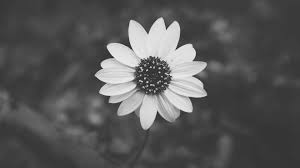
#> input picture 2025-04-29_taller_analisis_figuras_geometricas/flour.jpeg, 300 x 168 px, found by its file name
$ jupyter execute --allow-errors 'Taller_Segmentando_el_Mundo_Binarización_y_Reconocimiento_de_Formas.ipynb'   (shell and % lines are left out)
#> lines starting #> are read from the running program, lines starting #| are printed output that depends on the picture; after the words box and inside, x2 and y2 are one past the last pixel; in counts of white or black regions, pixels touching at a corner belong together
#> further down, img is the input picture: shape (168, 300, 3); min 24, max 248, mean 86.5
[cell 1]
import cv2
import numpy as np
import matplotlib.pyplot as plt

def process_image(img):
    # 1. Convertir a escala de grises si no lo está
    gray = cv2.cvtColor(img, cv2.COLOR_BGR2GRAY) if len(img.shape) == 3 else img

    # 2. Segmentación binaria - Umbral fijo
    _, thresh_fixed = cv2.threshold(gray, 127, 255, cv2.THRESH_BINARY)
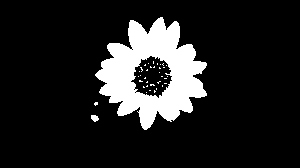
#> thresh_fixed: shape (168, 300); 13.2% white; 36 white regions (34 under 20 px), largest, box (x1, y1, x2, y2) and area: (95, 17, 207, 130) 6528, (91, 115, 99, 122) 41

    # 3. Segmentación binaria - Umbral adaptativo
    thresh_adapt = cv2.adaptiveThreshold(
        gray, 255, cv2.ADAPTIVE_THRESH_MEAN_C,
        cv2.THRESH_BINARY_INV, 11, 3
    )
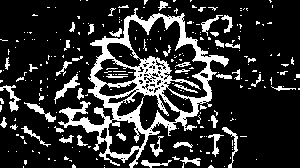
#> thresh_adapt: shape (168, 300); 18.9% white; 255 white regions (206 under 20 px)

    # 4. Detectar contornos
    contours, _ = cv2.findContours(thresh_adapt, cv2.RETR_EXTERNAL, cv2.CHAIN_APPROX_SIMPLE)
#> contours = 208 contours, 178 with area under 20; largest, box (x1, y1, x2, y2) and area: (58, 8, 229, 168) 12378, (54, 74, 80, 104) 140, (0, 85, 21, 112) 126, (24, 102, 56, 122) 124, (222, 127, 238, 168) 89

    # 5. Dibujar contornos sobre la imagen original
    img_contours = cv2.cvtColor(gray, cv2.COLOR_GRAY2BGR)
    cv2.drawContours(img_contours, contours, -1, (0, 255, 0), 2)
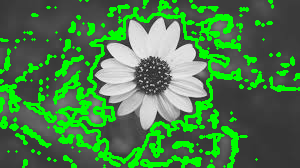
#> img_contours: shape (168, 300, 3); mean B, G, R 72.4, 124.5, 72.4

    areas = []
    perimeters = []

    for cnt in contours:
        # 6. Centro de masa
        M = cv2.moments(cnt)
        if M["m00"] != 0:
            cx = int(M["m10"] / M["m00"])
            cy = int(M["m01"] / M["m00"])
            cv2.circle(img_contours, (cx, cy), 4, (0, 0, 255), -1)

        # 7. Bounding box
        x, y, w, h = cv2.boundingRect(cnt)
        cv2.rectangle(img_contours, (x, y), (x+w, y+h), (255, 0, 0), 2)

        # 8. Métricas
        area = cv2.contourArea(cnt)
        perimeter = cv2.arcLength(cnt, True)
        areas.append(area)
        perimeters.append(perimeter)
#> this loop made 208 passes
#> (cx, cy, x, y, w, h, area, perimeter) on passes 9, 17, 33, 40, 42, 43, 45, 48, 52, 58, 59: (151, 163, 141, 160, 31, 8, 69, 74.63), (191, 160, 180, 157, 21, 9, 54, 60.63), (181, 144, 173, 142, 20, 6, 50, 47.46), (156, 148, 150, 136, 14, 21, 62, 79.11), (79, 140, 77, 135, 11, 11, 33, 39.8), (66, 139, 59, 135, 15, 8, 39.5, 43.21), (215, 142, 208, 134, 16, 23, 71, 80.28), (231, 140, 222, 127, 16, 41, 89, 118.6), (32, 133, 21, 126, 30, 21, 57.5, 90.18), (3, 122, 0, 117, 7, 11, 28, 26.97), (213, 120, 211, 115, 7, 13, 35.5, 31.9)
#> (cx, cy) on passes 64, 65, 66, 67, 69, 70: (216, 112), (202, 106), (0, 107), (209, 104), (40, 111), (1, 100)
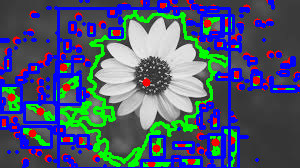
#> img_contours: shape (168, 300, 3); mean B, G, R 114.4, 86.3, 74.3
#> after the loop, areas = 208 values, max 12378.5 at index 190, min 0 at index 0, mean 68.53; perimeters = 208 values, max 1199.4 at index 190, min 0 at index 0, mean 18.82

    # Mostrar métricas
    print("Número de formas detectadas:", len(contours))
#| Número de formas detectadas: 208
    if areas:
        print("Área promedio: {:.2f}".format(np.mean(areas)))
#| Área promedio: 68.53
        print("Perímetro promedio: {:.2f}".format(np.mean(perimeters)))
#| Perímetro promedio: 18.82

    # Visualizar resultados
    plt.figure(figsize=(12, 6))
    plt.subplot(1, 3, 1)
    plt.title("Umbral Fijo")
    plt.imshow(thresh_fixed, cmap="gray")
    plt.axis("off")

    plt.subplot(1, 3, 2)
    plt.title("Umbral Adaptativo")
    plt.imshow(thresh_adapt, cmap="gray")
    plt.axis("off")

    plt.subplot(1, 3, 3)
    plt.title("Contornos y Métricas")
    plt.imshow(cv2.cvtColor(img_contours, cv2.COLOR_BGR2RGB))
    plt.axis("off")

    plt.tight_layout()
    plt.show()
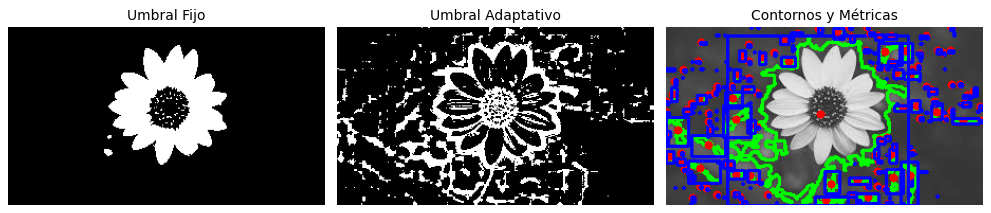
#> figure drawn by matplotlib, 3 panels

# Cargar imagen local
# img = cv2.imread('ruta_a_tu_imagen.jpg', cv2.IMREAD_GRAYSCALE)
img = cv2.imread('/content/flour.jpeg')  # O imagen en color
process_image(img)
